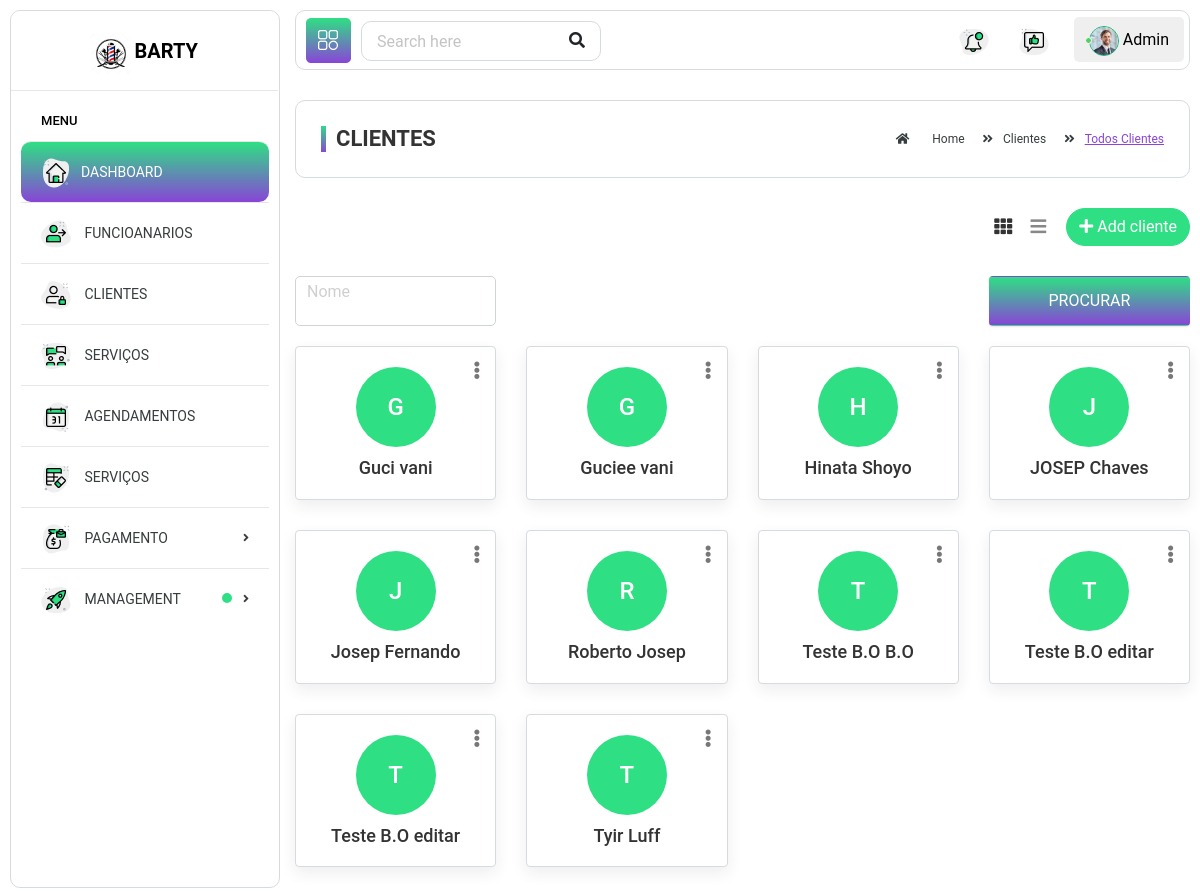
/B.O/?p=10, run on the app's committed database.
### tables this page shows
CREATE TABLE `clientes` (
  `cliente_id` int(11) NOT NULL,
  `primeiro_nome` varchar(100) NOT NULL,
  `ultimo_nome` varchar(100) NOT NULL,
  `genero` varchar(150) NOT NULL,
  `username` varchar(100) NOT NULL,
  `password` varchar(40) NOT NULL,
  `nif` int(9) NOT NULL,
  `telefone` varchar(20) NOT NULL,
  `email` varchar(100) NOT NULL,
  `data_nascimento` date NOT NULL,
  `data_cadastro` timestamp NOT NULL DEFAULT current_timestamp(),
  `code` int(50) NOT NULL,
  `data_code` datetime DEFAULT NULL,
  `estado_id` int(11) NOT NULL DEFAULT 3
);

### B.O/pages/clientes/todos_cli.php (the view, shortened to what this page needs)
<div class="page-wrapper">
    <div class="content container-fluid">
        <div class="page-header">
            <div class="row">
                <div class="col-lg-6 col-md-6 col-sm-6 col-12">
                    <h5 class="text-uppercase mb-0 mt-0 page-title">Clientes</h5>
                </div>
                <div class="col-lg-6 col-md-6 col-sm-6 col-12">
                    <ul class="breadcrumb float-right p-0 mb-0">
                        <li class="breadcrumb-item"><a href="./"><i class="fas fa-home"></i> Home</a></li>
                        <li class="breadcrumb-item"><a href="#">Clientes</a></li>
                        <li class="breadcrumb-item"><span> Todos Clientes</span></li>
                    </ul>
                </div>
            </div>
        </div>
        <div class="row">
            <div class="col-sm-4 col-12">
            </div>
            <div class="col-sm-8 col-12 text-right add-btn-col">
                <a href="./?p=14" class="btn btn-primary btn-rounded float-right"><i class="fas fa-plus"></i> Add cliente</a>
                <div class="view-icons">
                    <a href="#" class="grid-view btn btn-link active"><i class="fas fa-th"></i></a>
                    <a href="./?p=11" class="list-view btn btn-link"><i class="fas fa-bars"></i></a>
                </div>
            </div>
        </div>
        <div class="row filter-row">
            <div class="col-sm-6 col-md-3">
                <div class="form-group form-focus">
                    <input type="text" class="form-control floating">
                    <label class="focus-label">Nome</label>
                </div>
            </div>
            <div class="col-sm-6 col-md-3">
                <div class="form-group form-focus">
                </div>
            </div>
            <div class="col-sm-6 col-md-3">
                <div class="form-group form-focus">
                </div>
            </div>
            <div class="col-sm-6 col-md-3">
                <a href="#" class="btn btn-search rounded btn-block mb-3"> Procurar </a>
            </div>
        </div>
        <div class="row staff-grid-row">
            <?php
            $sql = "
                  SELECT * FROM clientes
                  ORDER BY primeiro_nome ASC
              ";
            $result = $conn->query($sql);
            if ($result->num_rows > 0) {
                while ($row = $result->fetch_assoc()) {
                    $primeiro_nome = $row["primeiro_nome"];
                    $ultimo_nome = $row["ultimo_nome"];
            ?>
                    <div class="col-md-4 col-sm-6 col-12 col-lg-4 col-xl-3">
                        <div class="profile-widget">
                            <div class="profile-img">
                                <a href="student-profile.html" class="avatar"><?php echo substr($primeiro_nome, 0, 1); ?></a>
                            </div>
                            <div class="dropdown profile-action">
                                <a href="#" class="action-icon dropdown-toggle" data-toggle="dropdown" aria-expanded="false"><i class="fas fa-ellipsis-v"></i></a>
                            </div>
                            <h4 class="user-name m-t-10 m-b-0 text-ellipsis"><a href="profile.html"><?php echo $primeiro_nome . " " . $ultimo_nome; ?></a></h4>
                        </div>
                    </div>
            <?php
                }
            } else {
                echo "Nenhum funcionário encontrado.";
            }
            ?>
        </div>
    </div>
</div>

### data on the page
clientes: primeiro_nome "G", primeiro_nome "Guci", ultimo_nome "vani"
clientes: primeiro_nome "G", primeiro_nome "Guciee", ultimo_nome "vani"
clientes: primeiro_nome "H", primeiro_nome "Hinata", ultimo_nome "Shoyo"
clientes: primeiro_nome "J", primeiro_nome "JOSEP", ultimo_nome "Chaves"
clientes: primeiro_nome "J", primeiro_nome "Josep", ultimo_nome "Fernando"
clientes: primeiro_nome "R", primeiro_nome "Roberto", ultimo_nome "Josep"
clientes: primeiro_nome "T", primeiro_nome "Teste B.O", ultimo_nome "B.O"
clientes: primeiro_nome "T", primeiro_nome "Teste B.O", ultimo_nome "editar"
clientes: primeiro_nome "T", primeiro_nome "Teste B.O", ultimo_nome "editar"
clientes: primeiro_nome "T", primeiro_nome "Tyir", ultimo_nome "Luff"
